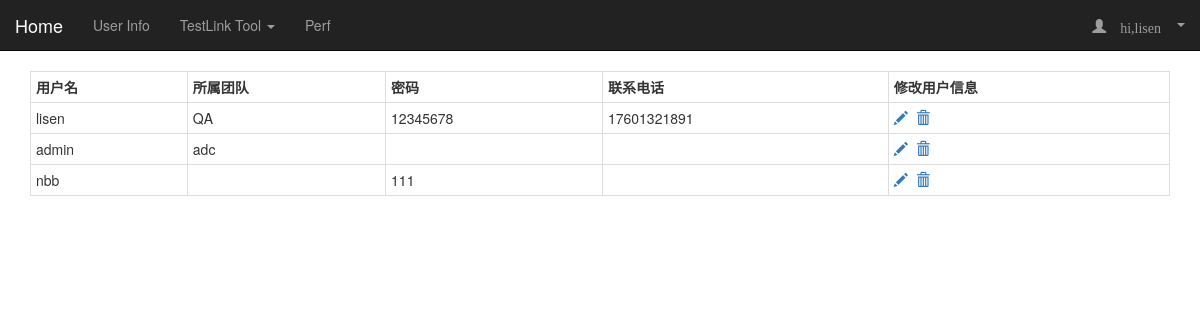
The app's page /users (signed in), older data.
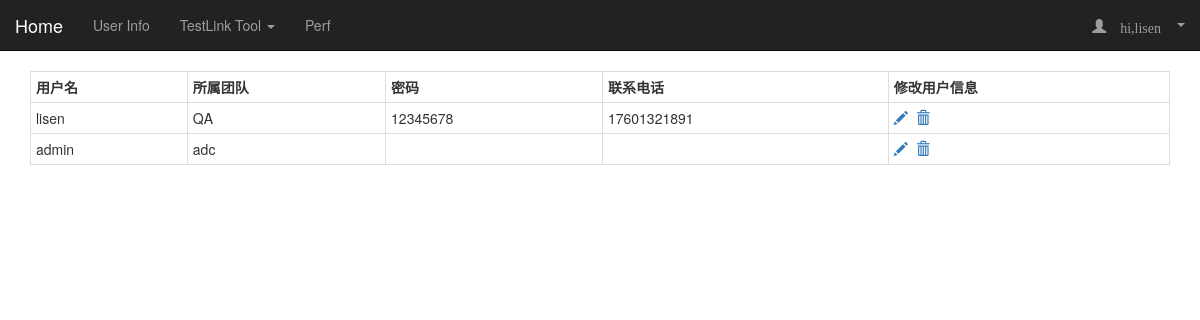
The same page, newer data.
### tables this page shows
CREATE TABLE COMPANY
                   (NAME           TEXT PRIMARY KEY   NOT NULL,
                   TEAM        CHAR(50),
                   PASSWORD       INT  NOT NULL,
                   TEL          INT );

### app.py (the view)
@app.route("/users",methods=['GET','POST'])
def showUser():
    values = getValue()
    return render_template("showDir/users.html",value=values)

### app.py (called while the page is built)
@app.before_request
def before_request():
    if request.path == "/login/" or request.path == "/register" or request.path == "/insertSQL":
        return None
    if request.path == "/static/css/style.css" or request.path == "/static/js/vector.js" or request.path == "/static/img/TestTool.png":
        return None
    if "username" not in session:
        return redirect("/login/")
    return None

@app.context_processor
def my_context_processor():
    user = session.get('username')
    if user:
        return {'login_user': user}
    return {}

### script/lib.py (called while the page is built)
def getValue():
    select = '''SELECT name, team, password, tel  from COMPANY'''
    values = operateSelect("userDB.db", select)
    return values

### script/sqlOperate.py (called while the page is built)
def operateSelect(DBNAME,condition):
    conn = sqlite3.connect(DBNAME)
    c = conn.cursor()
    values = []
    try:
        cursor = c.execute(condition)
        for row in cursor:
            values.append(row)
        conn.close()
    except:
        print("Please check your SQL script:%s."%condition)
        return False
    return values

### templates/showDir/users.html (shortened to what this page needs)
{% extends "baseNavbar.html" %}
{% block page_content %}
    <table class="table table-bordered table-hover table-condensed">
    <tr>
        <th>用户名</th>
        <th>所属团队</th>
        <th>密码</th>
        <th>联系电话</th>
        <th>修改用户信息</th>
    </tr>
        {% for i in value %}
            <tr>
                <td>{{ i[0] }}</td>
                <td>{{ i[1] }}</td>
                <td>{{ i[2] }}</td>
                <td>{{ i[3] }}</td>
                <td>
                    <a id="modal-829514" href="#modal-container-829514" data-toggle="modal" data-id="{{i[0]}},{{i[1]}},{{i[2]}},{{i[3]}}"><span class="glyphicon glyphicon-pencil"></span></a>&nbsp;
                    <a id="modal-829515" href="#modal-container-829515" data-toggle="modal" data-id="{{(i[0])}}"><span class="glyphicon glyphicon-trash"></span></a>
                </td>
            </tr>
        {% endfor %}
    </table>
<div class="col-md-12 column">
</div>
{% endblock %}

### templates/baseNavbar.html (shortened to what this page needs)
{% extends "bootstrap/base.html"  %}
{% block navbar %}
<nav class="navbar navbar-default navbar-inverse navbar-static-top" role="navigation">
	<div class="container-fluid">
    <div class="navbar-header">
        <a class="navbar-brand" href="/">Home</a>
    </div>
    <div>
        <ul class="nav navbar-nav">
            <li><a href="/users">User Info</a></li>
            <li class="dropdown">
                <a class="dropdown-toggle" data-toggle="dropdown">
                    TestLink Tool <b class="caret"></b>
                </a>
            </li>
            <li><a href="/showPerf">Perf</a></li>
        </ul>
        <ul class="nav navbar-nav navbar-right">
            <li class="dropdown">
              {% if login_user %}
                <a class="dropdown-toggle glyphicon glyphicon-user" data-toggle="dropdown">
                hi,{{ login_user }} <b class="caret"></b>
                </a>
               {% else %}
                    <a href="{{ url_for('login') }}">登录</a>
              {% endif %}
        </li>
        </ul>
    </div>
	</div>
</nav>
{% endblock %}
{% block content %}
<div class="container">
  {% block page_content %}{% endblock %}
</div>
{% endblock %}

Row changes from the older to the newer data that the page shows:
removed COMPANY: NAME "nbb", PASSWORD "111"
